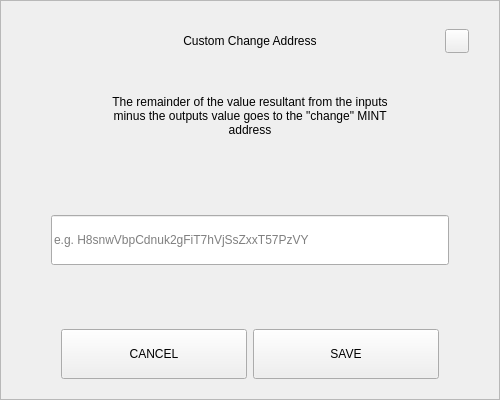
<?xml version="1.0" encoding="UTF-8"?>
<ui version="4.0">
 <class>SendChangeAddressDialog</class>
 <widget class="QDialog" name="SendChangeAddressDialog">
  <property name="geometry">
   <rect>
    <x>0</x>
    <y>0</y>
    <width>500</width>
    <height>400</height>
   </rect>
  </property>
  <property name="windowTitle">
   <string>Dialog</string>
  </property>
  <layout class="QVBoxLayout" name="verticalLayout">
   <property name="spacing">
    <number>0</number>
   </property>
   <property name="leftMargin">
    <number>0</number>
   </property>
   <property name="topMargin">
    <number>0</number>
   </property>
   <property name="rightMargin">
    <number>0</number>
   </property>
   <property name="bottomMargin">
    <number>0</number>
   </property>
   <item>
    <widget class="QFrame" name="frame">
     <property name="styleSheet">
      <string notr="true"/>
     </property>
     <property name="frameShape">
      <enum>QFrame::StyledPanel</enum>
     </property>
     <property name="frameShadow">
      <enum>QFrame::Raised</enum>
     </property>
     <layout class="QVBoxLayout" name="verticalLayout_2" stretch="0,0,0,0,0,0,0">
      <property name="spacing">
       <number>0</number>
      </property>
      <property name="leftMargin">
       <number>30</number>
      </property>
      <property name="topMargin">
       <number>20</number>
      </property>
      <property name="rightMargin">
       <number>30</number>
      </property>
      <property name="bottomMargin">
       <number>20</number>
      </property>
      <item>
       <layout class="QHBoxLayout" name="horizontalLayout_3">
        <property name="spacing">
         <number>0</number>
        </property>
        <item>
         <spacer name="horizontalSpacer_2">
          <property name="orientation">
           <enum>Qt::Horizontal</enum>
          </property>
          <property name="sizeHint" stdset="0">
           <size>
            <width>40</width>
            <height>20</height>
           </size>
          </property>
         </spacer>
        </item>
        <item>
         <widget class="QLabel" name="labelTitle">
          <property name="minimumSize">
           <size>
            <width>0</width>
            <height>40</height>
           </size>
          </property>
          <property name="maximumSize">
           <size>
            <width>16777215</width>
            <height>40</height>
           </size>
          </property>
          <property name="styleSheet">
           <string notr="true">padding-left:24px;</string>
          </property>
          <property name="text">
           <string>Custom Change Address</string>
          </property>
          <property name="alignment">
           <set>Qt::AlignCenter</set>
          </property>
          <property name="margin">
           <number>7</number>
          </property>
         </widget>
        </item>
        <item>
         <spacer name="horizontalSpacer">
          <property name="orientation">
           <enum>Qt::Horizontal</enum>
          </property>
          <property name="sizeHint" stdset="0">
           <size>
            <width>40</width>
            <height>20</height>
           </size>
          </property>
         </spacer>
        </item>
        <item>
         <widget class="QPushButton" name="btnEsc">
          <property name="minimumSize">
           <size>
            <width>24</width>
            <height>24</height>
           </size>
          </property>
          <property name="maximumSize">
           <size>
            <width>24</width>
            <height>24</height>
           </size>
          </property>
          <property name="focusPolicy">
           <enum>Qt::NoFocus</enum>
          </property>
          <property name="text">
           <string/>
          </property>
         </widget>
        </item>
       </layout>
      </item>
      <item>
       <spacer name="verticalSpacer_2">
        <property name="orientation">
         <enum>Qt::Vertical</enum>
        </property>
        <property name="sizeType">
         <enum>QSizePolicy::Fixed</enum>
        </property>
        <property name="sizeHint" stdset="0">
         <size>
          <width>20</width>
          <height>20</height>
         </size>
        </property>
       </spacer>
      </item>
      <item alignment="Qt::AlignHCenter">
       <widget class="QLabel" name="labelMessage">
        <property name="minimumSize">
         <size>
          <width>0</width>
          <height>70</height>
         </size>
        </property>
        <property name="text">
         <string>The remainder of the value resultant from the inputs minus the outputs value goes to the &quot;change&quot; MINT address</string>
        </property>
        <property name="alignment">
         <set>Qt::AlignCenter</set>
        </property>
        <property name="wordWrap">
         <bool>true</bool>
        </property>
       </widget>
      </item>
      <item>
       <spacer name="verticalSpacer_3">
        <property name="orientation">
         <enum>Qt::Vertical</enum>
        </property>
        <property name="sizeHint" stdset="0">
         <size>
          <width>20</width>
          <height>40</height>
         </size>
        </property>
       </spacer>
      </item>
      <item>
       <layout class="QHBoxLayout" name="horizontalLayout_2">
        <property name="spacing">
         <number>0</number>
        </property>
        <property name="leftMargin">
         <number>20</number>
        </property>
        <property name="rightMargin">
         <number>20</number>
        </property>
        <item>
         <widget class="QLineEdit" name="lineEditAddress">
          <property name="minimumSize">
           <size>
            <width>0</width>
            <height>50</height>
           </size>
          </property>
          <property name="placeholderText">
           <string notr="true">e.g. H8snwVbpCdnuk2gFiT7hVjSsZxxT57PzVY</string>
          </property>
         </widget>
        </item>
       </layout>
      </item>
      <item>
       <spacer name="verticalSpacer">
        <property name="orientation">
         <enum>Qt::Vertical</enum>
        </property>
        <property name="sizeHint" stdset="0">
         <size>
          <width>20</width>
          <height>40</height>
         </size>
        </property>
       </spacer>
      </item>
      <item>
       <layout class="QHBoxLayout" name="horizontalLayout" stretch="2,2">
        <property name="spacing">
         <number>6</number>
        </property>
        <property name="leftMargin">
         <number>30</number>
        </property>
        <property name="rightMargin">
         <number>30</number>
        </property>
        <item>
         <widget class="QPushButton" name="btnCancel">
          <property name="minimumSize">
           <size>
            <width>180</width>
            <height>50</height>
           </size>
          </property>
          <property name="focusPolicy">
           <enum>Qt::NoFocus</enum>
          </property>
          <property name="text">
           <string>CANCEL</string>
          </property>
         </widget>
        </item>
        <item>
         <widget class="QPushButton" name="btnSave">
          <property name="minimumSize">
           <size>
            <width>180</width>
            <height>50</height>
           </size>
          </property>
          <property name="focusPolicy">
           <enum>Qt::NoFocus</enum>
          </property>
          <property name="text">
           <string>SAVE</string>
          </property>
         </widget>
        </item>
       </layout>
      </item>
     </layout>
    </widget>
   </item>
  </layout>
 </widget>
 <resources/>
 <connections/>
</ui>
